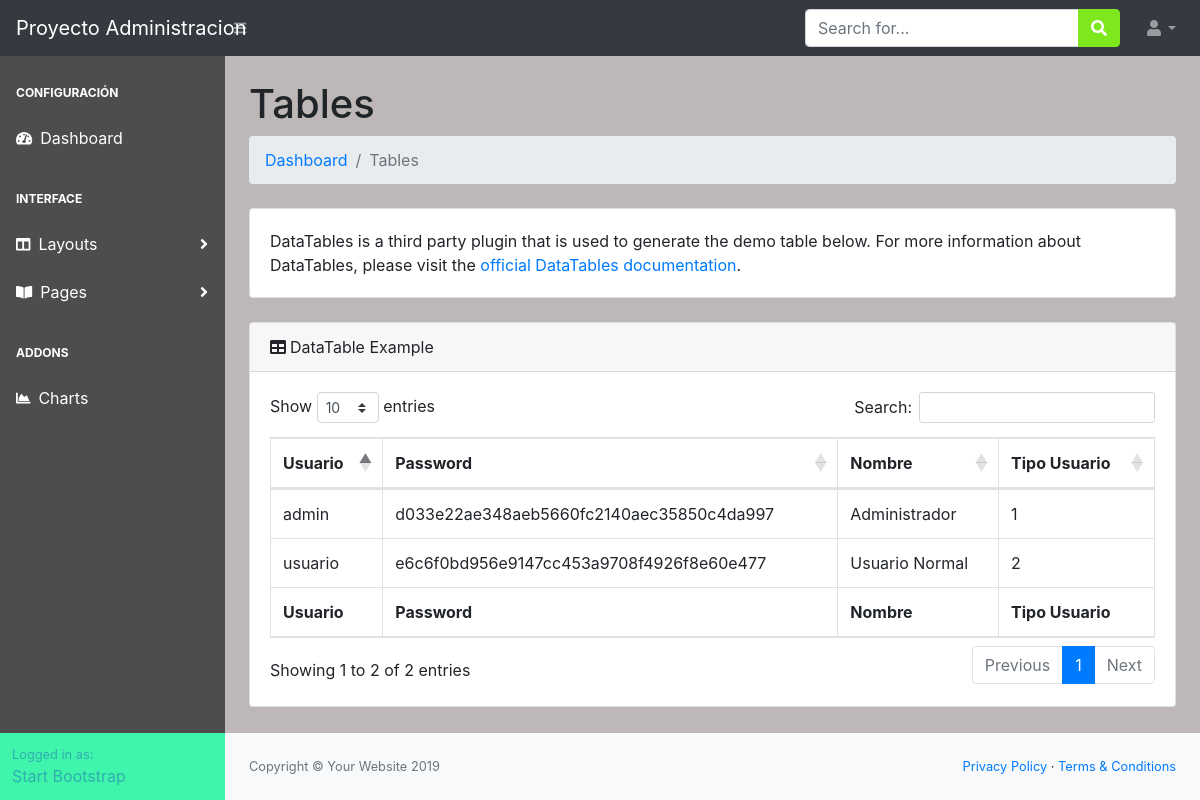
Page /tablas.php (signed in) on the earlier database version.
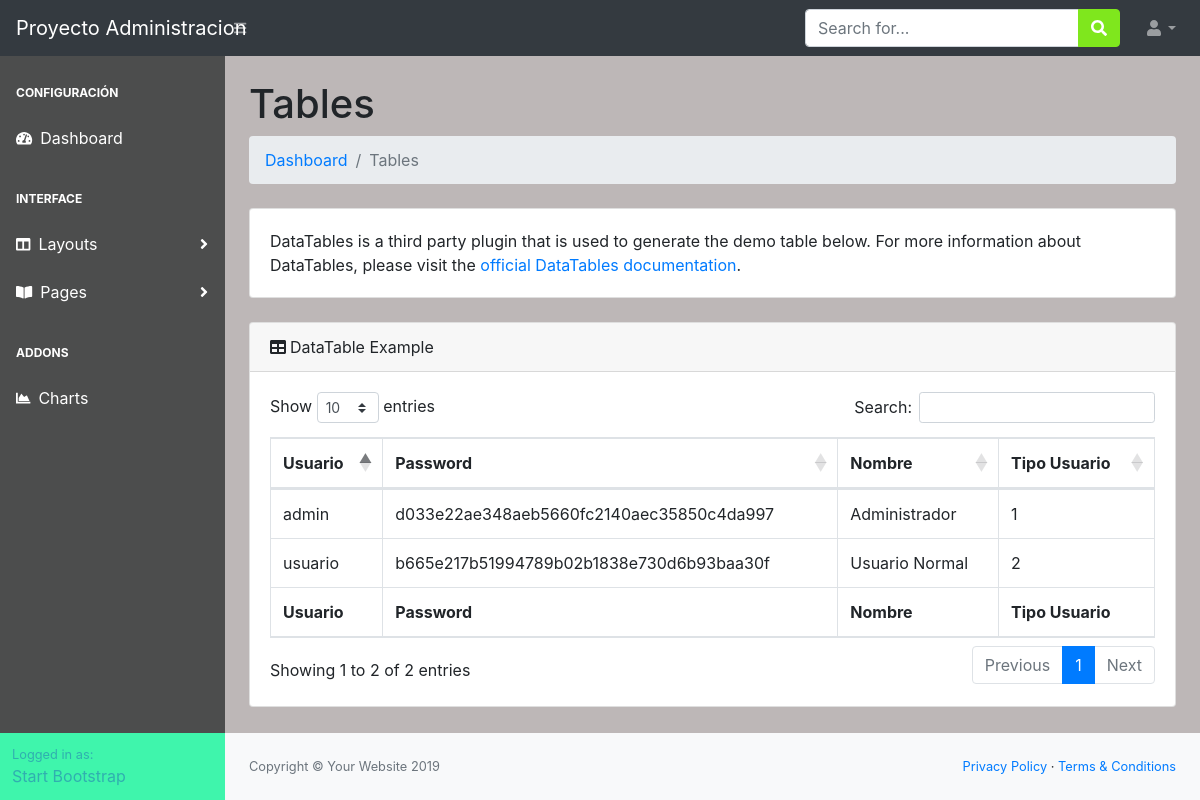
Same page on the later database version.
### tables this page shows
CREATE TABLE IF NOT EXISTS `usuarios` (
  `id` int NOT NULL AUTO_INCREMENT,
  `usuario` varchar(40) NOT NULL,
  `password` varchar(50) NOT NULL,
  `nombre` varchar(80) NOT NULL,
  `tipo_usuario` int NOT NULL,
  PRIMARY KEY (`id`)
);

### tablas.php (the view, shortened to what this page needs)
<?php
  require 'conexion.php';
  $id = $_SESSION['id'];
  $tipo_usuario = $_SESSION['tipo_usuario'];
  if ($tipo_usuario == 1) {
    $where = "";
  }else if($tipo_usuario == 2){
    $where = "WHERE id=$id";
  }
  $sql = "SELECT * FROM usuarios $where";
  $resultado = $mysqli->query($sql);
?>
<!DOCTYPE html>
<html lang="en">
<head>
  <link href="css/styles.css" rel="stylesheet" />
  <link href="https://cdn.datatables.net/1.10.20/css/dataTables.bootstrap4.min.css" rel="stylesheet"
 />
</head>
<body class="sb-nav-fixed">
  <nav class="sb-topnav navbar navbar-expand navbar-dark bg-dark">
    <a class="navbar-brand" href="dashboard.php">Proyecto Administracion</a><button class="btn btn-link btn-sm order-1 order-lg-0"
      id="sidebarToggle" href="#"><i class="fas fa-bars"></i></button>
    <form class="d-none d-md-inline-block form-inline ml-auto mr-0 mr-md-3 my-2 my-md-0">
      <div class="input-group">
        <input class="form-control" type="text" placeholder="Search for..." aria-label="Search"
          aria-describedby="basic-addon2" />
        <div class="input-group-append">
          <button class="btn btn-primary" type="button"><i class="fas fa-search"></i></button>
        </div>
      </div>
    </form>
    <ul class="navbar-nav ml-auto ml-md-0">
      <li class="nav-item dropdown">
        <a class="nav-link dropdown-toggle" id="userDropdown" href="#" role="button" data-toggle="dropdown"
          aria-haspopup="true" aria-expanded="false"><i class="fas fa-user fa-fw"></i></a>
      </li>
    </ul>
  </nav>
  <div id="layoutSidenav">
    <div id="layoutSidenav_nav">
      <nav class="sb-sidenav accordion sb-sidenav-dark" id="sidenavAccordion">
        <div class="sb-sidenav-menu">
          <div class="nav">
            <div class="sb-sidenav-menu-heading">Configuración</div>
            <a class="nav-link" href="dashboard.php">
              <div class="sb-nav-link-icon"><i class="fas fa-tachometer-alt"></i></div>
              Dashboard
            </a>
            <div class="sb-sidenav-menu-heading">Interface</div>
            <a class="nav-link collapsed" href="#" data-toggle="collapse" data-target="#collapseLayouts"
              aria-expanded="false" aria-controls="collapseLayouts">
              <div class="sb-nav-link-icon"><i class="fas fa-columns"></i></div>
              Layouts
              <div class="sb-sidenav-collapse-arrow"><i class="fas fa-angle-down"></i></div>
            </a>
            <a class="nav-link collapsed" href="#" data-toggle="collapse" data-target="#collapsePages"
              aria-expanded="false" aria-controls="collapsePages">
              <div class="sb-nav-link-icon"><i class="fas fa-book-open"></i></div>
              Pages
              <div class="sb-sidenav-collapse-arrow"><i class="fas fa-angle-down"></i></div>
            </a>
            <div class="sb-sidenav-menu-heading">Addons</div>
            <a class="nav-link" href="#">
              <div class="sb-nav-link-icon"><i class="fas fa-chart-area"></i></div>
              Charts
            </a>
          </div>
        </div>
        <div class="sb-sidenav-footer">
          <div class="small">Logged in as:</div>
          Start Bootstrap
        </div>
      </nav>
    </div>
    <div id="layoutSidenav_content">
      <main>
        <div class="container-fluid">
          <h1 class="mt-4">Tables</h1>
          <ol class="breadcrumb mb-4">
            <li class="breadcrumb-item"><a href="dashboard.php">Dashboard</a></li>
            <li class="breadcrumb-item active">Tables</li>
          </ol>
          <div class="card mb-4">
            <div class="card-body">DataTables is a third party plugin that is used to generate the demo table below. For
              more information about DataTables, please visit the <a target="_blank"
                href="https://datatables.net/">official DataTables documentation</a>.</div>
          </div>
          <div class="card mb-4">
            <div class="card-header"><i class="fas fa-table mr-1"></i>DataTable Example</div>
            <div class="card-body">
              <div class="table-responsive">
                <table class="table table-bordered" id="dataTable" width="100%" cellspacing="0">
                  <thead>
                    <tr>
                      <th>Usuario</th>
                      <th>Password</th>
                      <th>Nombre</th>
                      <th>Tipo Usuario</th>
                    </tr>
                  </thead>
                  <tfoot>
                    <tr>
                      <th>Usuario</th>
                      <th>Password</th>
                      <th>Nombre</th>
                      <th>Tipo Usuario</th>
                    </tr>
                  </tfoot>
                  <tbody>
                    <?php while($row = $resultado->fetch_assoc()) { ?>
                    <tr>
                      <td><?php echo $row['usuario']; ?></td>
                      <td><?php echo $row['password']; ?></td>
                      <td><?php echo $row['nombre']; ?></td>
                      <td><?php echo $row['tipo_usuario']; ?></td>
                    </tr>
                    <?php } ?>
                  </tbody>
                </table>
              </div>
            </div>
          </div>
        </div>
      </main>
      <footer class="py-4 bg-light mt-auto">
        <div class="container-fluid">
          <div class="d-flex align-items-center justify-content-between small">
            <div class="text-muted">Copyright &copy; Your Website 2019</div>
            <div>
              <a href="#">Privacy Policy</a>
              &middot;
              <a href="#">Terms &amp; Conditions</a>
            </div>
          </div>
        </div>
      </footer>
    </div>
  </div>
</body>
</html>

Differences in the rows shown:
changed usuarios "usuario": password "e6c6f0bd956e9147cc453a9708f4926f8e60e477" → "b665e217b51994789b02b1838e730d6b93baa30f"
